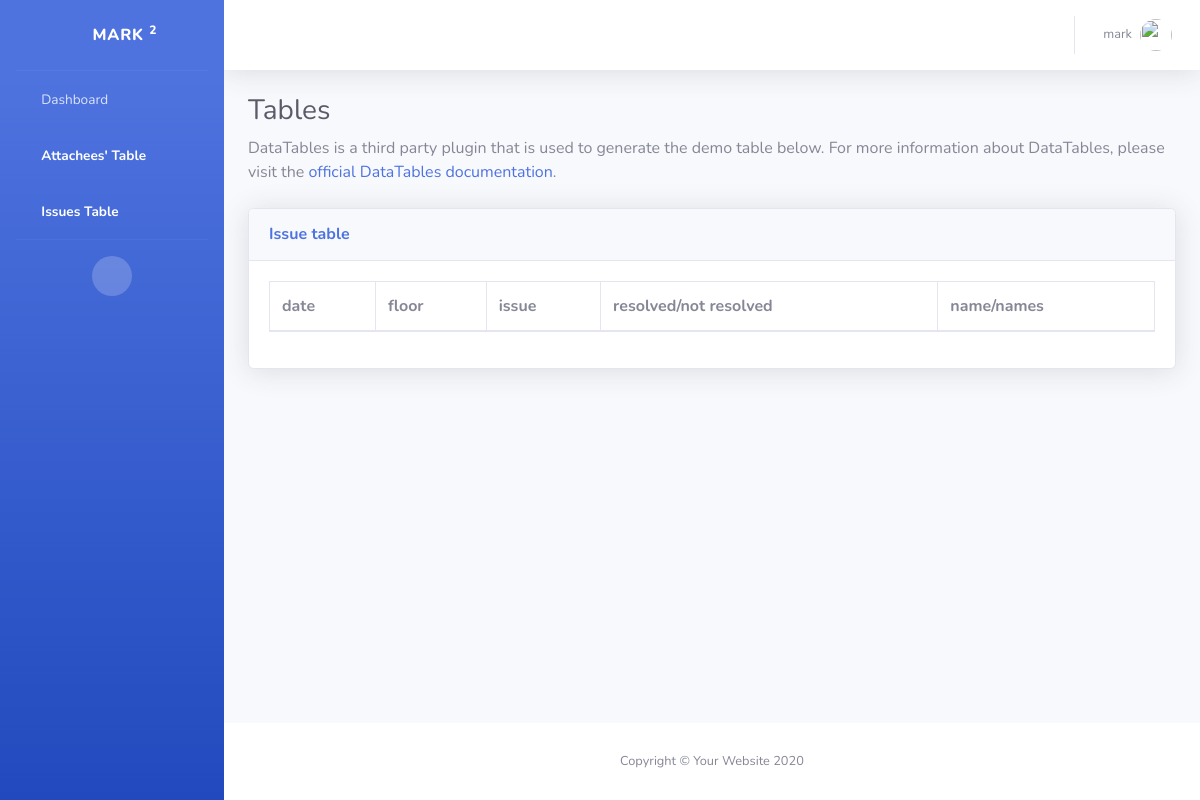
Before: /issue_table (signed in) with the older database file.
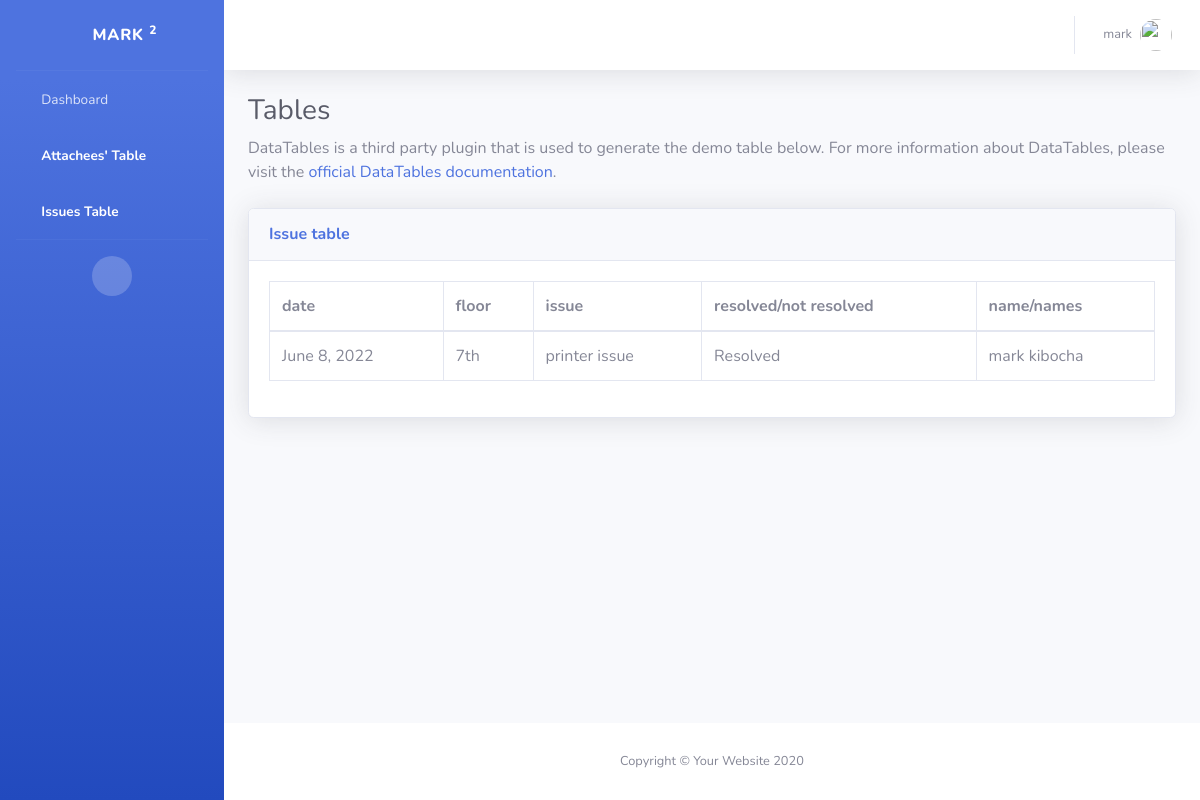
After: the same page with the newer database file.
### attachee_reg_form/models.py (models this page shows, shortened)
class Issue(models.Model):
    date =models.DateField(null=False, default='2022-06-22')
    floor = models.CharField(max_length=255)
    issue =models.CharField(max_length=2550)
    Resolved = models.CharField(max_length=255)
    name  =models.CharField(max_length=2550)

### attachee_reg_form/views.py (the view)
# urls.py: path('issue_table', views.issue_table, name='issue_table')
def issue_table(request):
    my_data=Issue.objects.all()
    return render( request, 'issue2_table.html', {'data': my_data})

### attachee_reg_form/templates/issue2_table.html (shortened to what this page needs)
{% load static %}
<!DOCTYPE html>
<html lang="en">
<head>
    <link href="{% static 'vendor/fontawesome-free/css/all.min.css'%}" rel="stylesheet" type="text/css">
    <link rel="stylesheet" href="	https://cdn.jsdelivr.net/npm/bootstrap@5.2.0-beta1/dist/css/bootstrap.min.css">
    <link href="{% static 'css/sb-admin-2.min.css'%}" rel="stylesheet">
    <link href="{% static 'vendor/datatables/dataTables.bootstrap4.min.css'%}" rel="stylesheet">
</head>
<body id="page-top">
    <div id="wrapper">
        <ul class="navbar-nav bg-gradient-primary sidebar sidebar-dark accordion" id="accordionSidebar">
            <a class="sidebar-brand d-flex align-items-center justify-content-center" href="{% url 'admin_page' %}">
                <div class="sidebar-brand-icon rotate-n-15">
                    <i class="fas fa-laugh-wink"></i>
                </div>
                <div class="sidebar-brand-text mx-3">{{user}} <sup>2</sup></div>
            </a>
            <hr class="sidebar-divider my-0">
            <li class="nav-item">
                <a class="nav-link" href="{% url 'admin_page' %}">
                    <i class="fas fa-fw fa-tachometer-alt"></i>
                    <span>Dashboard</span></a>
            </li>
            <li class="nav-item active">
                <a class="nav-link" href="{% url 'admin_table' %}">
                    <i class="fas fa-fw fa-table"></i>
                    <span>Attachees' Table</span></a>
            </li>
            <li class="nav-item active">
                <a class="nav-link" href="{% url 'issue_table' %}">
                    <i class="fas fa-fw fa-table"></i>
                    <span>Issues Table</span></a>
            </li>
            <hr class="sidebar-divider d-none d-md-block">
            <div class="text-center d-none d-md-inline">
                <button class="rounded-circle border-0" id="sidebarToggle"></button>
            </div>
        </ul>
        <div id="content-wrapper" class="d-flex flex-column">
            <div id="content">
                <nav class="navbar navbar-expand navbar-light bg-white topbar mb-4 static-top shadow">
                    <ul class="navbar-nav ml-auto">
                        <li class="nav-item dropdown no-arrow">
                            <a class="nav-link dropdown-toggle" href="#" id="userDropdown" role="button"
                                data-toggle="dropdown" aria-haspopup="true" aria-expanded="false">
                                <span class="mr-2 d-none d-lg-inline text-gray-600 small">{{user}}</span>
                                <img class="img-profile rounded-circle"
                                    src="{% static 'img/undraw_profile.svg'%}">
                            </a>
                        </li>
                    </ul>
                </nav>
                <div class="container-fluid">
                    {% if user.is_authenticated %}
                    <h1 class="h3 mb-2 text-gray-800">Tables</h1>
                    <p class="mb-4">DataTables is a third party plugin that is used to generate the demo table below.
                        For more information about DataTables, please visit the <a target="_blank"
                            href="https://datatables.net">official DataTables documentation</a>.</p>
                    <div class="card shadow mb-4">
                        <div class="card-header py-3">
                            <h6 class="m-0 font-weight-bold text-primary">Issue table</h6>
                        </div>
                        <div class="card-body">
                            <div class="table-responsive">
                                <table class="table table-bordered" id="dataTable" width="100%" cellspacing="0">
                                    <thead>
                                        <tr>
                                            <tr>
                                                <th scope="col">date</th>
                                                <th scope="col">floor</th>
                                                <th scope="col">issue</th>
                                                <th scope="col">resolved/not resolved</th>
                                                <th scope="col">name/names</th>
                                              </tr>
                                        </tr>
                                    </thead>
                                    <tbody >
                                        {% for data in data %}
                                        <tr>
                                            <td>{{data.date}}</td>
                                            <td>{{data.floor}}</td>
                                            <td>{{data.issue}}</td>
                                            <td>{{data.Resolved}}</td>
                                            <td>{{data.name}}</td>
                                        </tr>
                                        {% endfor %}
                                    </tbody>
                                </table>
                            </div>
                        </div>
                    </div>
                   {% endif %}
                </div>
            </div>
            <footer class="sticky-footer bg-white">
                <div class="container my-auto">
                    <div class="copyright text-center my-auto">
                        <span>Copyright &copy; Your Website 2020</span>
                    </div>
                </div>
            </footer>
        </div>
    </div>
</body>
</html>

Changed rows visible on the page:
added Issue: date "June 8, 2022", floor "7th", issue "printer issue", Resolved "Resolved", name "mark kibocha"
